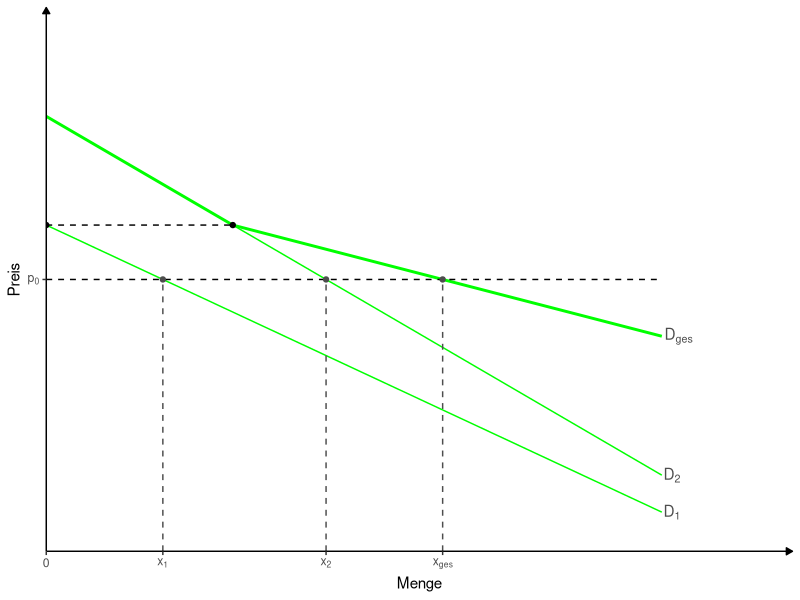
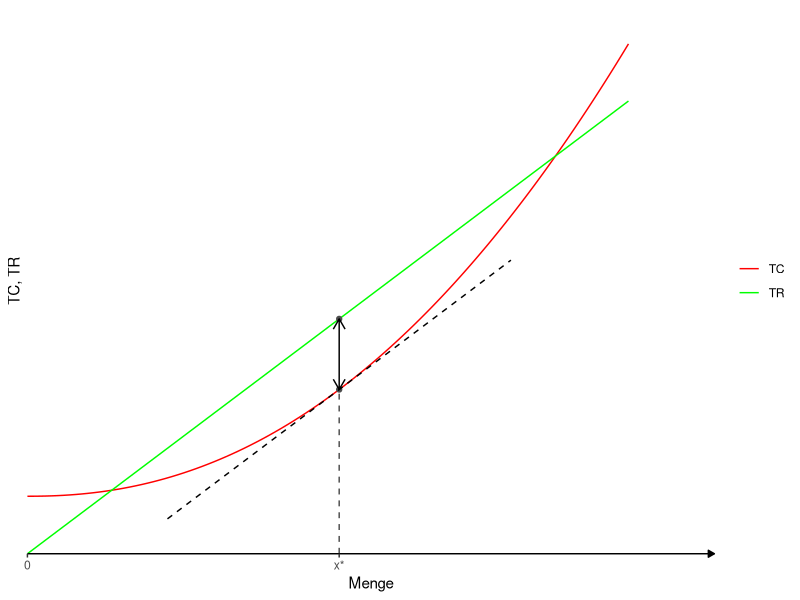
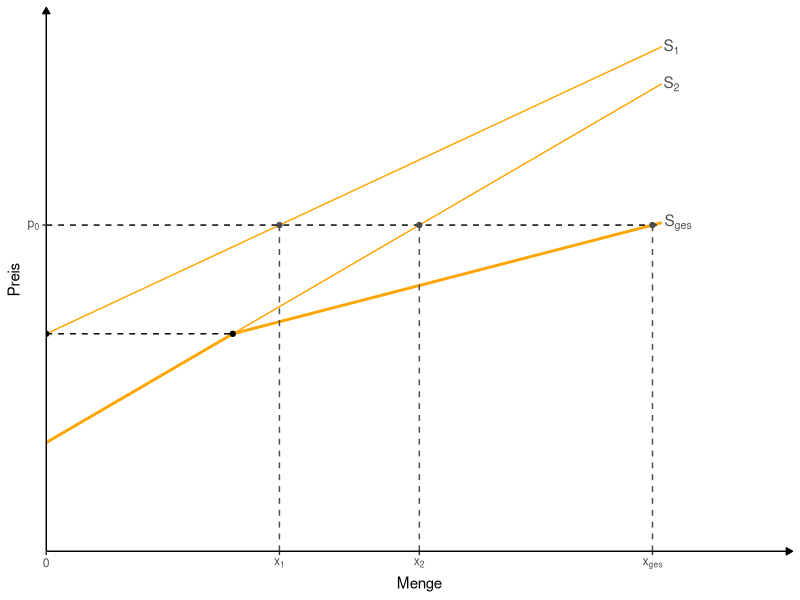
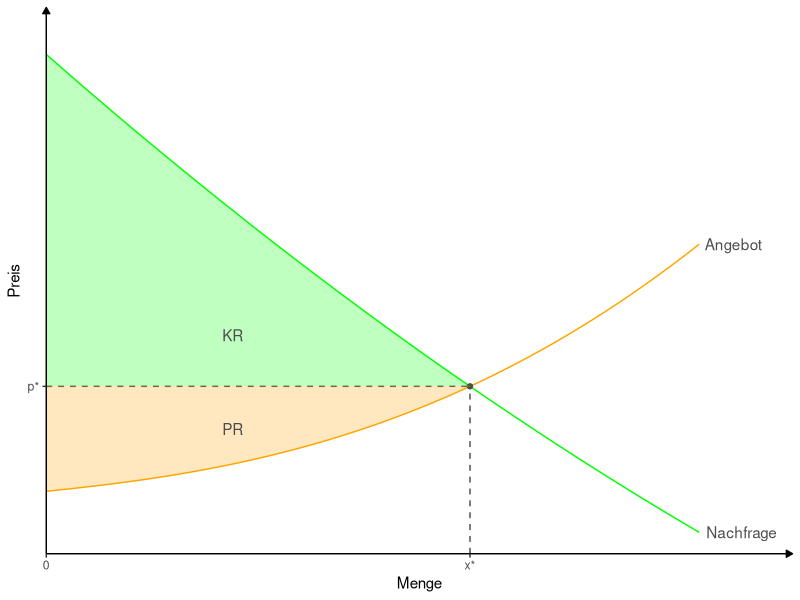
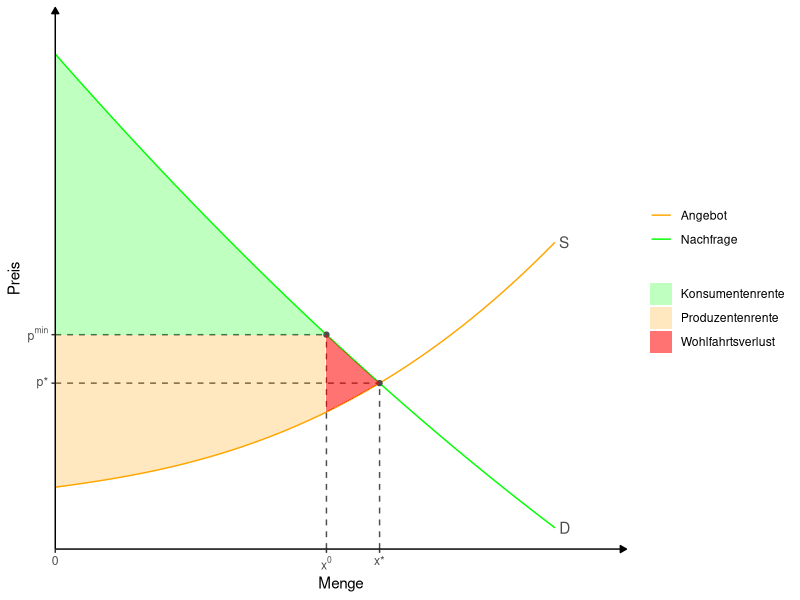
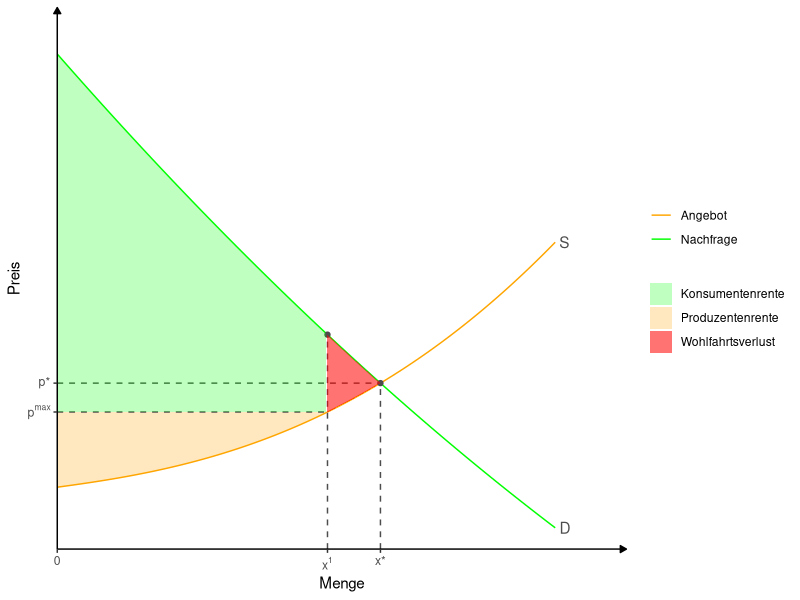
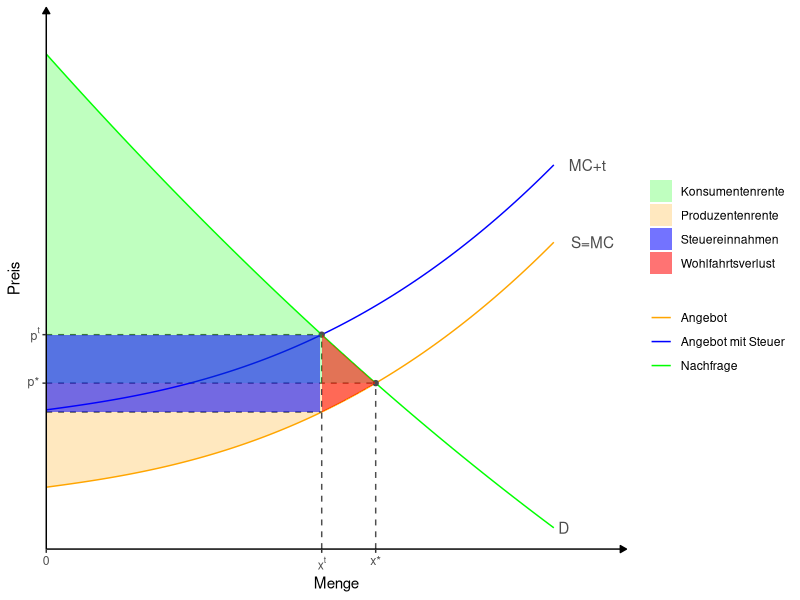
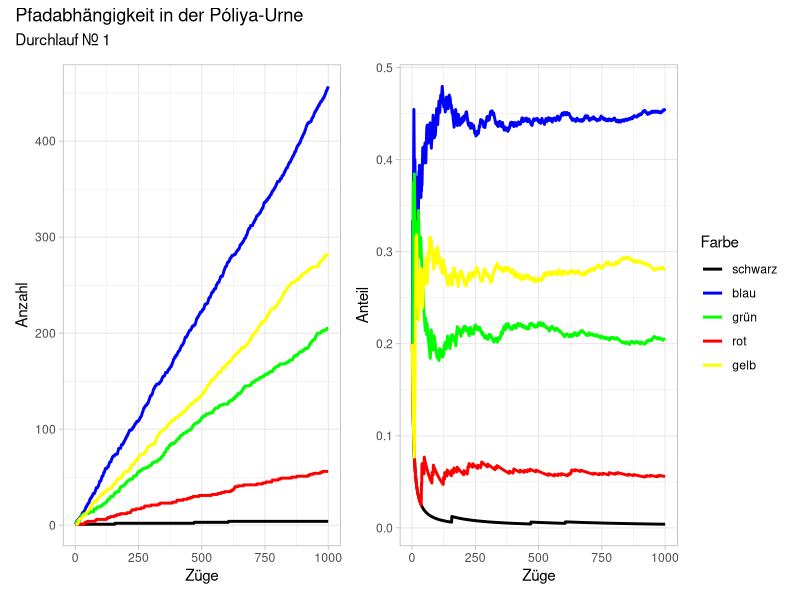

Generate these figures, in order, with R:
## ---- chunk 1
# Bibliotheken laden
library(tidyverse)

# Funktionen definieren

x <- 0:5

demand2 <- function(x) 4-x
demand1 <- function(x) 3-.8*x

# x=4-p
#(4/5)*x=3-p
#x=(15/4)-(5/4)p

#x=(31/4)-(9/4)p

#(9/4)p=(31/4)-x

#p=(31/9)-(4/9)x 

demandg <- function(x) (31/9)-(4/9)*x 

# Schnittpunkt 

q0 <- uniroot(function(x) demand2(x) - demandg(x), range(x))$root

p0 <- function(x) 2.5

q1 <- uniroot(function(x) demand1(x) - p0(x), range(x))$root

q2 <- uniroot(function(x) demand2(x) - p0(x), range(x))$root

qg <- uniroot(function(x) demandg(x) - p0(x), range(x))$root


# Chart

p  <- ggplot() +
  stat_function(aes(color = "Nachfrage"), fun = demand1, xlim = c(0,3.3))+
   annotate(geom = "text", x=3.3, y=demand1(3.3), hjust=-0.1, label=expression('D'[1]),color = "grey30")+
  
  stat_function(aes(color = "Nachfrage"), fun = demand2, xlim = c(0,3.3))+
   annotate(geom = "text", x=3.3, y=demand2(3.3), hjust=-0.1, label=expression('D'[2]),color = "grey30")+
  
  stat_function(aes(color = "Nachfrage"), fun = demandg, xlim = c(q0,3.3), size=1)+
   annotate(geom = "text", x=3.3, y=demandg(3.3), hjust=-0.1, label=expression('D'[ges]),color = "grey30")+
  
  stat_function(aes(color = "Nachfrage"), fun = demand2, xlim = c(0,q0), size=1)+
  stat_function(fun = p0, xlim = c(0,3.3), linetype= "dashed")+
  #
  annotate("point", x = q1, y = demand1(q1), color = "grey30")+
  annotate("point", x = q2, y = demand2(q2), color = "grey30")+
  annotate("point", x = qg, y = demandg(qg), color = "grey30")+
  annotate("point", x=0, y=demand1(0))+
  annotate("point", x=q0, y=demandg(q0))+
  #
  annotate("segment", x = q1, xend = q1, y = 0, yend = demand1(q1),
                    linetype = "dashed", color = "grey30") +
  annotate("segment", x = q2, xend = q2, y = 0, yend = demand2(q2),
           linetype = "dashed", color = "grey30") +
  annotate("segment", x = qg, xend = qg, y = 0, yend = demandg(qg),
           linetype = "dashed", color = "grey30") +
  annotate("segment", x=0, xend=q0, y=demandg(q0), yend=demandg(q0), linetype = "dashed")+
    #
  scale_color_manual(values=c("green"))+
#  scale_fill_manual(values=c("green", "orange"))+
  scale_x_continuous(expand = c(0, 0), 
                     breaks = c(0, q1, q2, qg), labels = expression(0, "x"[1], "x"[2], "x"[ges]),
                     limits = c(0, 4)) +
  scale_y_continuous(expand = c(0, 0), 
                     breaks = p0,
                     labels=expression("p"[0]),
                     limits = c(0,5)
                    ) +
  theme_classic() +
  theme(panel.grid = element_blank(),
        legend.position = "none", #Damit Legende unterdrückt.
       ) +
  theme(axis.line = element_line(arrow = arrow(type='closed', length = unit(5,'pt'))))+
  labs(x = "Menge", y = "Preis", 
       color = NULL, fill = NULL)
p

## ---- chunk 2
# Bibliotheken laden
library(tidyverse)

# Funktionen definieren

x <- 0:5

TC <- function(x) x^2.2+2
TR <- function(x) 4.5*x


# Gewinnmaximum

## Steigungen gleich


q <- uniroot(function(x) x^1.2*2.2 - 4.5 , range(x))$root

help <- TR(q)-TC(q)

help2 <- function(x) 4.5*x-help

#Gleichgewichtspreis
#p <- supply(q)

# Konsumenten- und Produzentenrente

#z <- seq(0, q, 0.01)

# Abbildung

p <- ggplot() +
  stat_function(aes(color = "TC"), fun = TC, xlim = c(0,3.5))+
 #  annotate(geom = "text", x=3.5, y=TC(3.5), hjust=-0.1, label="TC",color = "grey30")+
  stat_function(aes(color = "TR"), fun = TR, xlim = c(0,3.5))+
#  annotate(geom = "text", x=3.5, y=TR(3.5), hjust=-0.1, label="TR",color = "grey30")+ 
  annotate("point", x = q, y = TC(q), color = "grey30")+
  annotate("point", x = q, y = TR(q), color = "grey30")+
  annotate("segment", x = q, xend = q, y = 0, yend = TC(q),
           linetype = "dashed", color = "grey30") +
  stat_function(aes(),linetype="dashed", fun=help2, xlim=c(q-1, q+1))+
  annotate("segment", x=q, xend=q, y=TC(q), yend=TR(q),
           #linetype="dotted",
           arrow=arrow(ends="both", length = unit(.3, "cm")))+
   #geom_ribbon(aes(x = z, ymin = supply(z), ymax = p,
    #              fill = "Produzentenrente"), alpha = 0.25) +
  #geom_ribbon(aes(x = z, ymin = p, ymax = demand(z),
   #               fill = "Konsumentenrente"), alpha = 0.25)+
  scale_color_manual(values=c("red", "green"))+
  #scale_fill_manual(values=c("green", "orange"))+
  scale_x_continuous(expand = c(0, 0), 
                     breaks = c(0,q), labels = c(0,"x*"),
                     limits = c(0, 4)) +
  scale_y_continuous(expand = c(0, 0), 
                     breaks = NULL, labels = NULL,
                     limits = c(0,19)) +
  theme_classic() +
  theme(panel.grid = element_blank(),
       # legend.position = "none", #Damit Legende unterdrückt.
       ) +
  theme(axis.line = element_line(arrow = arrow(type='closed', length = unit(5,'pt'))))+
  labs(x = "Menge", y = "TC, TR", 
       color = NULL, fill = NULL)
p

## ---- chunk 3
# Bibliotheken laden
library(tidyverse)

# Funktionen definieren

x <- 0:5

TC <- function(x) x^2.2+2
TR <- function(x) 4.5*x

TRN <- function(x) 5.5*x


# Gewinnmaximum

## Steigungen gleich


q <- uniroot(function(x) x^1.2*2.2 - 4.5 , range(x))$root

help <- TR(q)-TC(q)

help2 <- function(x) 4.5*x-help

qn <- uniroot(function(x) x^1.2*2.2 - 5.5 , range(x))$root

helpn <- TRN(qn)-TC(qn)

help2n <- function(x) 5.5*x-helpn

#Gleichgewichtspreis
#p <- supply(q)

# Konsumenten- und Produzentenrente

#z <- seq(0, q, 0.01)

# Abbildung

p <- ggplot() +
  stat_function(aes(color = "TC"), fun = TC, xlim = c(0,3.5))+
 #  annotate(geom = "text", x=3.5, y=TC(3.5), hjust=-0.1, label="TC",color = "grey30")+
  stat_function(aes(color = "TR"), fun = TR, xlim = c(0,3.5))+
#  annotate(geom = "text", x=3.5, y=TR(3.5), hjust=-0.1, label="TR",color = "grey30")+ 
  stat_function(aes(color = "TR"), fun = TRN, xlim = c(0,3.5),  linetype= "dashed")+
  annotate("point", x = q, y = TC(q), color = "grey30")+
  annotate("point", x = q, y = TR(q), color = "grey30")+
  annotate("segment", x = q, xend = q, y = 0, yend = TC(q),
           linetype = "dashed", color = "grey30") +
  stat_function(aes(),linetype="dashed", fun=help2, xlim=c(q-1, q+1))+
  annotate("segment", x=q, xend=q, y=TC(q), yend=TR(q),
           #linetype="dotted",
           arrow=arrow(ends="both", length = unit(.3, "cm")))+
  annotate("point", x = qn, y = TC(qn), color = "grey30")+
  annotate("point", x = qn, y = TRN(qn), color = "grey30")+
  annotate("segment", x = qn, xend = qn, y = 0, yend = TC(qn),
           linetype = "dashed", color = "grey30") +
  stat_function(aes(),linetype="dashed", fun=help2n, xlim=c(qn-1, qn+1))+
  annotate("segment", x=qn, xend=qn, y=TC(qn), yend=TRN(qn),
           #linetype="dotted",
           arrow=arrow(ends="both", length = unit(.3, "cm")))+
  #Pfeil
  geom_curve(
    aes(x = 2.5, y = TR(2.5), xend = 2.8, yend = TRN(2.8)),
    arrow = arrow(length = unit(0.03, "npc")),
    angle=90
  )+
  
   #geom_ribbon(aes(x = z, ymin = supply(z), ymax = p,
    #              fill = "Produzentenrente"), alpha = 0.25) +
  #geom_ribbon(aes(x = z, ymin = p, ymax = demand(z),
   #               fill = "Konsumentenrente"), alpha = 0.25)+
  scale_color_manual(values=c("red", "green"))+
  #scale_fill_manual(values=c("green", "orange"))+
  scale_x_continuous(expand = c(0, 0), 
                     breaks = c(0,q, qn), labels = c(0,"x*", "x*'"),
                     limits = c(0, 4)) +
  scale_y_continuous(expand = c(0, 0), 
                     breaks = NULL, labels = NULL,
                     limits = c(0,19)) +
  theme_classic() +
  theme(panel.grid = element_blank(),
       # legend.position = "none", #Damit Legende unterdrückt.
       ) +
  theme(axis.line = element_line(arrow = arrow(type='closed', length = unit(5,'pt'))))+
  labs(x = "Menge", y = "TC, TR", 
       color = NULL, fill = NULL)

## ---- chunk 4
# Bibliotheken laden
library(tidyverse)

# Funktionen definieren

x <- 0:6

supply2 <- function(x) 1+x
supply1 <- function(x) 2+.8*x

# x=p-1
#(4/5)*x=p-2
#x=(5/4)p-(10/4)

#x=(9/4)p-(14/4)

#(9/4)p=(14/4)+x |*(4/9)

#p=(14/9)+(4/9)x 

supplyg <- function(x) (14/9)+(4/9)*x 

# Schnittpunkt 

q0 <- uniroot(function(x) supply2(x) - supplyg(x), range(x))$root

p0 <- function(x) 3

q1 <- uniroot(function(x) supply1(x) - p0(x), range(x))$root

q2 <- uniroot(function(x) supply2(x) - p0(x), range(x))$root

qg <- uniroot(function(x) supplyg(x) - p0(x), range(x))$root


# Chart

p  <- ggplot() +
  stat_function(aes(color = "Angebot"), fun = supply1, xlim = c(0,3.3))+
   annotate(geom = "text", x=3.3, y=supply1(3.3), hjust=-0.1, label=expression('S'[1]),color = "grey30")+
  
  stat_function(aes(color = "Angebot"), fun = supply2, xlim = c(0,3.3))+
   annotate(geom = "text", x=3.3, y=supply2(3.3), hjust=-0.1, label=expression('S'[2]),color = "grey30")+
  
  stat_function(aes(color = "Angebot"), fun = supplyg, xlim = c(q0,3.3), size=1)+
   annotate(geom = "text", x=3.3, y=supplyg(3.3), hjust=-0.1, label=expression('S'[ges]),color = "grey30")+
  
  stat_function(aes(color = "Angebot"), fun = supply2, xlim = c(0,q0), size=1)+
  stat_function(fun = p0, xlim = c(0,3.3), linetype= "dashed")+
  #
  annotate("point", x = q1, y = supply1(q1), color = "grey30")+
  annotate("point", x = q2, y = supply2(q2), color = "grey30")+
  annotate("point", x = qg, y = supplyg(qg), color = "grey30")+
  annotate("point", x=0, y=supply1(0))+
  annotate("point", x=q0, y=supplyg(q0))+
  #
  annotate("segment", x = q1, xend = q1, y = 0, yend = supply1(q1),
                    linetype = "dashed", color = "grey30") +
  annotate("segment", x = q2, xend = q2, y = 0, yend = supply2(q2),
           linetype = "dashed", color = "grey30") +
  annotate("segment", x = qg, xend = qg, y = 0, yend = supplyg(qg),
           linetype = "dashed", color = "grey30") +
  annotate("segment", x=0, xend=q0, y=supplyg(q0), yend=supplyg(q0), linetype = "dashed")+
    #
  scale_color_manual(values=c("orange"))+
#  scale_fill_manual(values=c("green", "orange"))+
  scale_x_continuous(expand = c(0, 0), 
                     breaks = c(0, q1, q2, qg), labels = expression(0, "x"[1], "x"[2], "x"[ges]),
                     limits = c(0, 4)) +
  scale_y_continuous(expand = c(0, 0), 
                     breaks = p0,
                     labels=expression("p"[0]),
                     limits = c(0,5)
                    ) +
  theme_classic() +
  theme(panel.grid = element_blank(),
        legend.position = "none", #Damit Legende unterdrückt.
       ) +
  theme(axis.line = element_line(arrow = arrow(type='closed', length = unit(5,'pt'))))+
  labs(x = "Menge", y = "Preis", 
       color = NULL, fill = NULL)
p

## ---- chunk 5
# Bibliotheken laden
library(tidyverse)
# Funktionen definieren

x <- 0:5

demand <- function(x) (x - 8)^2-5*x
supply <- function(x) x^2.5 + 2.5*x + 8

#labels <- c("Nachfrage", "Angebot")

#Gleichgewichtsmenge
q <- uniroot(function(x) demand(x) - supply(x), range(x))$root

#Gleichgewichtspreis
p <- supply(q)

# Konsumenten- und Produzentenrente

z <- seq(0, q, 0.01)

# Chart

chart <- ggplot() +
  stat_function(aes(color = "Nachfrage"), fun = demand, xlim = c(0,3.5))+
   annotate(geom = "text", x=3.5, y=demand(3.5), hjust=-0.1, label="Nachfrage",color = "grey30")+
  stat_function(aes(color = "Angebot"), fun = supply, xlim = c(0,3.5))+
  annotate(geom = "text", x=3.5, y=supply(3.5), hjust=-0.1, label="Angebot",color = "grey30")+ 
  annotate("point", x = q, y = p, color = "grey30")+
  annotate("segment", x = q, xend = q, y = 0, yend = p,
           linetype = "dashed", color = "grey30") +
  annotate("segment", x = 0, xend = q, y = p, yend = p,
           linetype = "dashed", color = "grey30")+
   geom_ribbon(aes(x = z, ymin = supply(z), ymax = p,
                  fill = "Produzentenrente"), alpha = 0.25) +
  annotate("text", x=1, y=16, label="PR", color="grey30")+
  geom_ribbon(aes(x = z, ymin = p, ymax = demand(z),
                  fill = "Konsumentenrente"), alpha = 0.25)+
  annotate("text", x=1, y=28, label="KR", color="grey30")+
  scale_color_manual(values=c("orange", "green"))+
  scale_fill_manual(values=c("green", "orange"))+
  scale_x_continuous(expand = c(0, 0), 
                     breaks = c(0,q), labels = c(0,"x*"),
                     limits = c(0, 4)) +
  scale_y_continuous(expand = c(0, 0), 
                     breaks = p, labels = "p*",
                     limits = c(0,70)) +
  theme_classic() +
  theme(panel.grid = element_blank(),
        legend.position = "none", #Damit Legende unterdrückt.
       ) +
  theme(axis.line = element_line(arrow = arrow(type='closed', length = unit(5,'pt'))))+
  labs(x = "Menge", y = "Preis", 
       color = NULL, fill = NULL)
chart

## ---- chunk 6
# Bibliotheken laden
library(tidyverse)
library(ggtext)

# Funktionen definieren

x <- 0:5

demand <- function(x) (x - 8)^2-5*x
supply <- function(x) x^2.5 + 2.5*x + 8
t <-10
supply_t <- function(x) x^2.5 + 2.5*x + 8+t

#labels <- c("Nachfrage", "Angebot")

#Gleichgewichtsmengen
q <- uniroot(function(x) demand(x) - supply(x), range(x))$root

q_t <- uniroot(function(x) demand(x) - supply_t(x), range(x))$root

#Gleichgewichtspreise
p <- supply(q)
p_t <- supply_t(q_t)

test <- "x^t"

# Konsumenten- und Produzentenrente

z <- seq(0, q, 0.01)
z_t <- seq(0, q_t, 0.01)
z_wfl <- seq(q_t, q, 0.01)

# Chart (Erzeugt aus Abb. mit Steuer)

chart <- ggplot() +
  stat_function(aes(color = "Nachfrage"), fun = demand, xlim = c(0,3.5))+
   annotate(geom = "text", x=3.5, y=demand(3.5), hjust=-0.4, label="D",color = "grey30")+
  stat_function(aes(color = "Angebot"), fun = supply, xlim = c(0,3.5))+
  annotate(geom = "text", x=3.5, y=supply(3.5), hjust=-0.4, label="S",color = "grey30")+ 
  annotate("point", x = q, y = p, color = "grey30")+
  annotate("segment", x = q, xend = q, y = 0, yend = p,
           linetype = "dashed", color = "grey30") +
  annotate("segment", x = 0, xend = q, y = p, yend = p,
           linetype = "dashed", color = "grey30")+
   geom_ribbon(aes(x = z_t, ymin = supply(z_t), ymax = p_t,
                  fill = "Produzentenrente"), alpha = 0.25) +
#  stat_function(aes(color = "Angebot mit Steuer"), fun = supply_t, xlim = c(0,3.5))+
#  annotate(geom = "text", x=3.5, y=supply_t(3.5), hjust=-0.4, label="MC+t",color = "grey30")+
  annotate("point", x = q_t, y = p_t, color = "grey30")+
  annotate("segment", x = q_t, xend = q_t, y = 0, yend = p_t,
           linetype = "dashed", color = "grey30") +
  annotate("segment", x = 0, xend = q_t, y = p_t, yend = p_t,
           linetype = "dashed", color = "grey30")+
 # annotate("text", x=1, y=16, label="PR", color="grey30")+
  #Preis abzüglich steuer
  # annotate("segment", x = 0, xend = q_t, y = p_t-t, yend = p_t-t,
   #        linetype = "dashed", color = "grey30")+
  geom_ribbon(aes(x = z_t, ymin = p_t, ymax = demand(z_t),
                  fill = "Konsumentenrente"), alpha = 0.25)+
 # geom_ribbon(aes(x = z_t, ymin = p_t-t, ymax = p_t,
  #                fill = "Steuereinnahmen"), alpha = 0.55)+
  geom_ribbon(aes(x = z_wfl, ymin = supply(z_wfl), ymax = demand(z_wfl),
                  fill = "Wohlfahrtsverlust"), alpha = 0.55)+
#  annotate("text", x=1, y=28, label="KR", color="grey30")+
  scale_color_manual(values=c("orange", #"blue",
                              "green"))+
  scale_fill_manual(values=c("green", "orange", #"blue",
                             "red"))+
  scale_x_continuous(expand = c(0, 0), 
                     breaks = c(0,q_t,q), labels = expression(0, "x"^0,"x*"),
                     limits = c(0, 4)) +
  scale_y_continuous(expand = c(0, 0), 
                     breaks = c(p, p_t), labels = expression("p*", "p"^min),
                     limits = c(0,70)) +
  theme_classic() +
  theme(panel.grid = element_blank(),
       # legend.position = "none", #Damit Legende unterdrückt.
       #axis.breaks.x=element_markdown()
       ) +
  theme(axis.line = element_line(arrow = arrow(type='closed', length = unit(5,'pt'))))+
  labs(x = "Menge", y = "Preis", 
       color = NULL, fill = NULL)


chart

## ---- chunk 7
# Bibliotheken laden
library(tidyverse)
library(ggtext)

# Funktionen definieren

x <- 0:5

demand <- function(x) (x - 8)^2-5*x
supply <- function(x) x^2.5 + 2.5*x + 8
t <-10
supply_t <- function(x) x^2.5 + 2.5*x + 8+t

#labels <- c("Nachfrage", "Angebot")

#Gleichgewichtsmengen
q <- uniroot(function(x) demand(x) - supply(x), range(x))$root

q_t <- uniroot(function(x) demand(x) - supply_t(x), range(x))$root

#Gleichgewichtspreise
p <- supply(q)
p_t <- supply_t(q_t)

test <- "x^t"

# Konsumenten- und Produzentenrente

z <- seq(0, q, 0.01)
z_t <- seq(0, q_t, 0.01)
z_wfl <- seq(q_t, q, 0.01)

# Chart (Erzeugt aus Abb. mit Steuer)

chart <- ggplot() +
  stat_function(aes(color = "Nachfrage"), fun = demand, xlim = c(0,3.5))+
   annotate(geom = "text", x=3.5, y=demand(3.5), hjust=-0.4, label="D",color = "grey30")+
  stat_function(aes(color = "Angebot"), fun = supply, xlim = c(0,3.5))+
  annotate(geom = "text", x=3.5, y=supply(3.5), hjust=-0.4, label="S",color = "grey30")+ 
  annotate("point", x = q, y = p, color = "grey30")+
  annotate("segment", x = q, xend = q, y = 0, yend = p,
           linetype = "dashed", color = "grey30") +
  annotate("segment", x = 0, xend = q, y = p, yend = p,
           linetype = "dashed", color = "grey30")+
   geom_ribbon(aes(x = z_t, ymin = supply(z_t), ymax = p_t-t,
                  fill = "Produzentenrente"), alpha = 0.25) +
#  stat_function(aes(color = "Angebot mit Steuer"), fun = supply_t, xlim = c(0,3.5))+
#  annotate(geom = "text", x=3.5, y=supply_t(3.5), hjust=-0.4, label="MC+t",color = "grey30")+
  annotate("point", x = q_t, y = p_t, color = "grey30")+
  annotate("segment", x = q_t, xend = q_t, y = 0, yend = p_t,
           linetype = "dashed", color = "grey30") +
#  annotate("segment", x = 0, xend = q_t, y = p_t, yend = p_t,
 #          linetype = "dashed", color = "grey30")+
 # annotate("text", x=1, y=16, label="PR", color="grey30")+
  #Preis abzüglich steuer
   annotate("segment", x = 0, xend = q_t, y = p_t-t, yend = p_t-t,
           linetype = "dashed", color = "grey30")+
  geom_ribbon(aes(x = z_t, ymin = p_t-t, ymax = demand(z_t),
                  fill = "Konsumentenrente"), alpha = 0.25)+
 # geom_ribbon(aes(x = z_t, ymin = p_t-t, ymax = p_t,
  #                fill = "Steuereinnahmen"), alpha = 0.55)+
  geom_ribbon(aes(x = z_wfl, ymin = supply(z_wfl), ymax = demand(z_wfl),
                  fill = "Wohlfahrtsverlust"), alpha = 0.55)+
#  annotate("text", x=1, y=28, label="KR", color="grey30")+
  scale_color_manual(values=c("orange", #"blue",
                              "green"))+
  scale_fill_manual(values=c("green", "orange", #"blue",
                             "red"))+
  scale_x_continuous(expand = c(0, 0), 
                     breaks = c(0,q_t,q), labels = expression(0, "x"^1,"x*"),
                     limits = c(0, 4)) +
  scale_y_continuous(expand = c(0, 0), 
                     breaks = c(p, p_t-t), labels = expression("p*", "p"^max),
                     limits = c(0,70)) +
  theme_classic() +
  theme(panel.grid = element_blank(),
       # legend.position = "none", #Damit Legende unterdrückt.
       #axis.breaks.x=element_markdown()
       ) +
  theme(axis.line = element_line(arrow = arrow(type='closed', length = unit(5,'pt'))))+
  labs(x = "Menge", y = "Preis", 
       color = NULL, fill = NULL)


chart

## ---- chunk 8
# Bibliotheken laden
library(tidyverse)
library(ggtext)

# Funktionen definieren

x <- 0:5

demand <- function(x) (x - 8)^2-5*x
supply <- function(x) x^2.5 + 2.5*x + 8
t <-10
supply_t <- function(x) x^2.5 + 2.5*x + 8+t

#labels <- c("Nachfrage", "Angebot")

#Gleichgewichtsmengen
q <- uniroot(function(x) demand(x) - supply(x), range(x))$root

q_t <- uniroot(function(x) demand(x) - supply_t(x), range(x))$root

#Gleichgewichtspreise
p <- supply(q)
p_t <- supply_t(q_t)

test <- "x^t"

# Konsumenten- und Produzentenrente

z <- seq(0, q, 0.01)
z_t <- seq(0, q_t, 0.01)
z_wfl <- seq(q_t, q, 0.01)

# Chart

chart <- ggplot() +
  stat_function(aes(color = "Nachfrage"), fun = demand, xlim = c(0,3.5))+
   annotate(geom = "text", x=3.5, y=demand(3.5), hjust=-0.4, label="D",color = "grey30")+
  stat_function(aes(color = "Angebot"), fun = supply, xlim = c(0,3.5))+
  annotate(geom = "text", x=3.5, y=supply(3.5), hjust=-0.4, label="S=MC",color = "grey30")+ 
  annotate("point", x = q, y = p, color = "grey30")+
  annotate("segment", x = q, xend = q, y = 0, yend = p,
           linetype = "dashed", color = "grey30") +
  annotate("segment", x = 0, xend = q, y = p, yend = p,
           linetype = "dashed", color = "grey30")+
   geom_ribbon(aes(x = z, ymin = supply(z), ymax = p,
                  fill = "Produzentenrente"), alpha = 0.25) +
  stat_function(aes(color = "Angebot mit Steuer"), fun = supply_t, xlim = c(0,3.5))+
  annotate(geom = "text", x=3.5, y=supply_t(3.5), hjust=-0.4, label="MC+t",color = "grey30")+
  annotate("point", x = q_t, y = p_t, color = "grey30")+
  annotate("segment", x = q_t, xend = q_t, y = 0, yend = p_t,
           linetype = "dashed", color = "grey30") +
  annotate("segment", x = 0, xend = q_t, y = p_t, yend = p_t,
           linetype = "dashed", color = "grey30")+
 # annotate("text", x=1, y=16, label="PR", color="grey30")+
  #Preis abzüglich steuer
   annotate("segment", x = 0, xend = q_t, y = p_t-t, yend = p_t-t,
           linetype = "dashed", color = "grey30")+
  geom_ribbon(aes(x = z, ymin = p, ymax = demand(z),
                  fill = "Konsumentenrente"), alpha = 0.25)+
  geom_ribbon(aes(x = z_t, ymin = p_t-t, ymax = p_t,
                  fill = "Steuereinnahmen"), alpha = 0.55)+
  geom_ribbon(aes(x = z_wfl, ymin = supply(z_wfl), ymax = demand(z_wfl),
                  fill = "Wohlfahrtsverlust"), alpha = 0.55)+
#  annotate("text", x=1, y=28, label="KR", color="grey30")+
  scale_color_manual(values=c("orange", "blue", "green"))+
  scale_fill_manual(values=c("green", "orange", "blue", "red"))+
  scale_x_continuous(expand = c(0, 0), 
                     breaks = c(0,q_t,q), labels = expression(0, "x"^t,"x*"),
                     limits = c(0, 4)) +
  scale_y_continuous(expand = c(0, 0), 
                     breaks = c(p, p_t), labels = expression("p*", "p"^t),
                     limits = c(0,70)) +
  theme_classic() +
  theme(panel.grid = element_blank(),
       # legend.position = "none", #Damit Legende unterdrückt.
       #axis.breaks.x=element_markdown()
       ) +
  theme(axis.line = element_line(arrow = arrow(type='closed', length = unit(5,'pt'))))+
  labs(x = "Menge", y = "Preis", 
       color = NULL, fill = NULL)


chart

## ---- chunk 9

#Original [https://www.r-bloggers.com/2021/09/the-polya-urn-model-a-simple-simulation-of-the-rich-get-richer/]

# Nun mit ggplot
library(tidyverse)

# Matrix aufbauen
cols = c("black", "blue", "green", "red", "yellow")

n=1000

urn <- cols |> table() |> as.matrix() |> t()
urn <- rbind(urn, matrix(NA, nrow = n-1, ncol = ncol(urn)))
cols_unique <- colnames(urn)

# n-1 draws from Dirichelet distribution

for(j in (1:5)){
set.seed(123+j)
for (i in seq_len(n-1)) {
  urn[i+1, ] <- urn[i, ]
  col_sample <- sample(cols_unique, size = 1, prob = (urn[i, ] / sum(urn[i, ]))                       ) # sample ball
  urn[i+1, col_sample] <- urn[i+1, col_sample] + 1 # add ball with same colour
}
# Data frame erzeugen
  
df <- as.data.frame(urn) %>% 
  mutate(Züge=seq(1:n))

# Rundenanzahl

# long format

df1 <- df %>%   
  pivot_longer( !starts_with("Z") ,
               names_to = "Farbe", values_to = "Anzahl") %>% 
  group_by(Züge) %>% 
  mutate(Anteil=Anzahl/sum(Anzahl))

p1 <- df1 %>% 
  ggplot(aes(x=Züge, y=Anzahl, group=Farbe, color=Farbe))+
  geom_line(size=1)+
  scale_color_manual(values=c(unique(df1$Farbe)),
                     labels=c("schwarz", "blau", "grün", "rot", "gelb"))+
  theme_light()
  #theme(legend.position = 'bottom', legend.direction = "horizontal")+
  #theme(legend.position = NULL)

p2 <- df1 %>% 
  ggplot(aes(x=Züge, y=Anteil, group=Farbe, color=Farbe))+
  geom_line(size=1)+
  scale_color_manual(values=c(unique(df1$Farbe)),
                     labels=c("schwarz", "blau", "grün", "rot", "gelb"))+
  theme_light()
  #theme(legend.position = 'bottom', legend.direction = "horizontal")#+
  #theme(legend.position = NULL)


#p1 <- p1+theme(legend.position = NULL)


library(patchwork)

print(p1+ p2+plot_layout(guides = 'collect') +
  plot_annotation(title = paste0('Pfadabhängigkeit in der Póliya-Urne'),
                  subtitle=paste0('Durchlauf Nr. ', j)))
}

